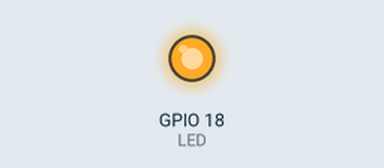
Recording of a program running on a simulated Raspberry Pi (BCM pin numbers). Shown: output pins drawn as LEDs (lit = HIGH).

Above: at 1.0 s.
At 3.0 s:
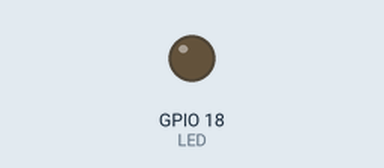
Timing chart, 0 to 5.2 s (numbered marks = the images above):
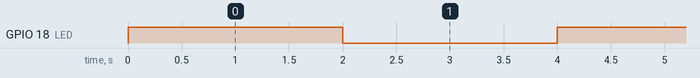

Measured:
- by itself, GPIO 18 (LED): alternates HIGH for 2.0 s and LOW for 2.0 s

The program:

blink.py
```python
# LED 깜빡이기
import RPi.GPIO as GPIO
import time

LED = 18

GPIO.setmode(GPIO.BCM)  # GPIO 18 , GROUND
#GPIO.setmode(GPIO.BOARD) # PINMODE
GPIO.setup(LED,GPIO.OUT)

while (True):
    GPIO.output(LED,True)
    time.sleep(2)
    GPIO.output(LED,False)
    time.sleep(2)
```
